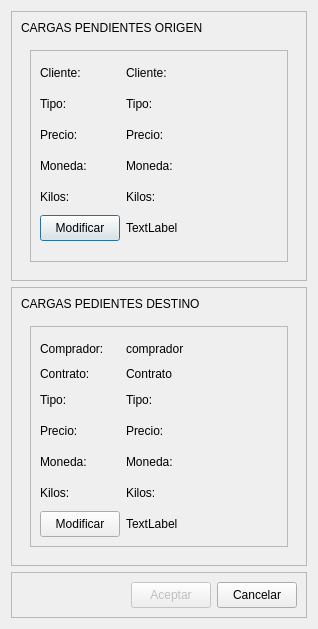
<?xml version="1.0" encoding="UTF-8"?>
<ui version="4.0">
 <class>CalzarCarga</class>
 <widget class="QDialog" name="CalzarCarga">
  <property name="geometry">
   <rect>
    <x>0</x>
    <y>0</y>
    <width>318</width>
    <height>629</height>
   </rect>
  </property>
  <property name="windowTitle">
   <string>Dialog</string>
  </property>
  <layout class="QVBoxLayout" name="verticalLayout">
   <item>
    <widget class="QFrame" name="frame_2">
     <property name="frameShape">
      <enum>QFrame::StyledPanel</enum>
     </property>
     <property name="frameShadow">
      <enum>QFrame::Raised</enum>
     </property>
     <layout class="QVBoxLayout" name="verticalLayout_2">
      <item>
       <widget class="QLabel" name="label">
        <property name="styleSheet">
         <string notr="true">font: 75 12pt &quot;MS Shell Dlg 2&quot;;</string>
        </property>
        <property name="text">
         <string>CARGAS PENDIENTES ORIGEN</string>
        </property>
       </widget>
      </item>
      <item>
       <widget class="QStackedWidget" name="stackedCompras">
        <property name="currentIndex">
         <number>1</number>
        </property>
        <widget class="QWidget" name="page">
         <layout class="QHBoxLayout" name="horizontalLayout_3">
          <item>
           <widget class="QTableView" name="compras">
            <property name="styleSheet">
             <string notr="true">font: 12pt &quot;MS Shell Dlg 2&quot;;</string>
            </property>
           </widget>
          </item>
         </layout>
        </widget>
        <widget class="QWidget" name="page_2">
         <layout class="QVBoxLayout" name="verticalLayout_4">
          <item>
           <widget class="QFrame" name="frame_3">
            <property name="frameShape">
             <enum>QFrame::StyledPanel</enum>
            </property>
            <property name="frameShadow">
             <enum>QFrame::Raised</enum>
            </property>
            <layout class="QFormLayout" name="formLayout_3">
             <item row="0" column="0">
              <widget class="QLabel" name="label_4">
               <property name="minimumSize">
                <size>
                 <width>0</width>
                 <height>25</height>
                </size>
               </property>
               <property name="styleSheet">
                <string notr="true">font: 11pt &quot;MS Shell Dlg 2&quot;;</string>
               </property>
               <property name="text">
                <string>Cliente:</string>
               </property>
              </widget>
             </item>
             <item row="0" column="1">
              <widget class="QLabel" name="cliente">
               <property name="minimumSize">
                <size>
                 <width>0</width>
                 <height>25</height>
                </size>
               </property>
               <property name="styleSheet">
                <string notr="true">font: 11pt &quot;MS Shell Dlg 2&quot;;</string>
               </property>
               <property name="text">
                <string>Cliente:</string>
               </property>
              </widget>
             </item>
             <item row="1" column="0">
              <widget class="QLabel" name="tipo_2">
               <property name="minimumSize">
                <size>
                 <width>0</width>
                 <height>25</height>
                </size>
               </property>
               <property name="styleSheet">
                <string notr="true">font: 11pt &quot;MS Shell Dlg 2&quot;;</string>
               </property>
               <property name="text">
                <string>Tipo:</string>
               </property>
              </widget>
             </item>
             <item row="1" column="1">
              <widget class="QLabel" name="tipo">
               <property name="minimumSize">
                <size>
                 <width>0</width>
                 <height>25</height>
                </size>
               </property>
               <property name="styleSheet">
                <string notr="true">font: 11pt &quot;MS Shell Dlg 2&quot;;</string>
               </property>
               <property name="text">
                <string>Tipo:</string>
               </property>
              </widget>
             </item>
             <item row="2" column="0">
              <widget class="QLabel" name="label_6">
               <property name="minimumSize">
                <size>
                 <width>0</width>
                 <height>25</height>
                </size>
               </property>
               <property name="styleSheet">
                <string notr="true">font: 11pt &quot;MS Shell Dlg 2&quot;;</string>
               </property>
               <property name="text">
                <string>Precio:</string>
               </property>
              </widget>
             </item>
             <item row="2" column="1">
              <widget class="QLabel" name="precio">
               <property name="minimumSize">
                <size>
                 <width>0</width>
                 <height>25</height>
                </size>
               </property>
               <property name="styleSheet">
                <string notr="true">font: 11pt &quot;MS Shell Dlg 2&quot;;</string>
               </property>
               <property name="text">
                <string>Precio:</string>
               </property>
              </widget>
             </item>
             <item row="3" column="0">
              <widget class="QLabel" name="moneda1">
               <property name="minimumSize">
                <size>
                 <width>0</width>
                 <height>25</height>
                </size>
               </property>
               <property name="styleSheet">
                <string notr="true">font: 11pt &quot;MS Shell Dlg 2&quot;;</string>
               </property>
               <property name="text">
                <string>Moneda:</string>
               </property>
              </widget>
             </item>
             <item row="3" column="1">
              <widget class="QLabel" name="moneda">
               <property name="minimumSize">
                <size>
                 <width>0</width>
                 <height>25</height>
                </size>
               </property>
               <property name="styleSheet">
                <string notr="true">font: 11pt &quot;MS Shell Dlg 2&quot;;</string>
               </property>
               <property name="text">
                <string>Moneda:</string>
               </property>
              </widget>
             </item>
             <item row="4" column="0">
              <widget class="QLabel" name="kilos1">
               <property name="minimumSize">
                <size>
                 <width>0</width>
                 <height>25</height>
                </size>
               </property>
               <property name="styleSheet">
                <string notr="true">font: 11pt &quot;MS Shell Dlg 2&quot;;</string>
               </property>
               <property name="text">
                <string>Kilos:</string>
               </property>
              </widget>
             </item>
             <item row="4" column="1">
              <widget class="QLabel" name="kilos">
               <property name="minimumSize">
                <size>
                 <width>0</width>
                 <height>25</height>
                </size>
               </property>
               <property name="styleSheet">
                <string notr="true">font: 11pt &quot;MS Shell Dlg 2&quot;;</string>
               </property>
               <property name="text">
                <string>Kilos:</string>
               </property>
              </widget>
             </item>
             <item row="5" column="0">
              <widget class="QPushButton" name="modificar_compra">
               <property name="minimumSize">
                <size>
                 <width>0</width>
                 <height>26</height>
                </size>
               </property>
               <property name="text">
                <string>Modificar</string>
               </property>
              </widget>
             </item>
             <item row="5" column="1">
              <widget class="QLabel" name="id_cliente">
               <property name="text">
                <string>TextLabel</string>
               </property>
              </widget>
             </item>
            </layout>
           </widget>
          </item>
         </layout>
        </widget>
       </widget>
      </item>
     </layout>
    </widget>
   </item>
   <item>
    <widget class="QFrame" name="frame">
     <property name="frameShape">
      <enum>QFrame::StyledPanel</enum>
     </property>
     <property name="frameShadow">
      <enum>QFrame::Raised</enum>
     </property>
     <layout class="QVBoxLayout" name="verticalLayout_3">
      <item>
       <widget class="QLabel" name="label_2">
        <property name="styleSheet">
         <string notr="true">font: 75 12pt &quot;MS Shell Dlg 2&quot;;</string>
        </property>
        <property name="text">
         <string>CARGAS PEDIENTES DESTINO</string>
        </property>
       </widget>
      </item>
      <item>
       <widget class="QStackedWidget" name="stackedVentas">
        <property name="currentIndex">
         <number>1</number>
        </property>
        <widget class="QWidget" name="page_3">
         <layout class="QHBoxLayout" name="horizontalLayout_2">
          <item>
           <widget class="QTableView" name="ventas">
            <property name="styleSheet">
             <string notr="true">font: 12pt &quot;MS Shell Dlg 2&quot;;</string>
            </property>
           </widget>
          </item>
         </layout>
        </widget>
        <widget class="QWidget" name="page_4">
         <layout class="QVBoxLayout" name="verticalLayout_5">
          <item>
           <widget class="QFrame" name="frame_4">
            <property name="frameShape">
             <enum>QFrame::StyledPanel</enum>
            </property>
            <property name="frameShadow">
             <enum>QFrame::Raised</enum>
            </property>
            <layout class="QFormLayout" name="formLayout_2">
             <item row="0" column="0">
              <widget class="QLabel" name="label_5">
               <property name="minimumSize">
                <size>
                 <width>0</width>
                 <height>25</height>
                </size>
               </property>
               <property name="styleSheet">
                <string notr="true">font: 11pt &quot;MS Shell Dlg 2&quot;;</string>
               </property>
               <property name="text">
                <string>Comprador:</string>
               </property>
              </widget>
             </item>
             <item row="0" column="1">
              <widget class="QLabel" name="comprador">
               <property name="minimumSize">
                <size>
                 <width>0</width>
                 <height>25</height>
                </size>
               </property>
               <property name="styleSheet">
                <string notr="true">font: 11pt &quot;MS Shell Dlg 2&quot;;</string>
               </property>
               <property name="text">
                <string>comprador</string>
               </property>
              </widget>
             </item>
             <item row="1" column="0">
              <widget class="QLabel" name="label_9">
               <property name="styleSheet">
                <string notr="true">font: 11pt &quot;MS Shell Dlg 2&quot;;</string>
               </property>
               <property name="text">
                <string>Contrato:</string>
               </property>
              </widget>
             </item>
             <item row="1" column="1">
              <widget class="QLabel" name="contrato">
               <property name="styleSheet">
                <string notr="true">font: 11pt &quot;MS Shell Dlg 2&quot;;</string>
               </property>
               <property name="text">
                <string>Contrato</string>
               </property>
              </widget>
             </item>
             <item row="2" column="0">
              <widget class="QLabel" name="tipo_3">
               <property name="minimumSize">
                <size>
                 <width>0</width>
                 <height>25</height>
                </size>
               </property>
               <property name="styleSheet">
                <string notr="true">font: 11pt &quot;MS Shell Dlg 2&quot;;</string>
               </property>
               <property name="text">
                <string>Tipo:</string>
               </property>
              </widget>
             </item>
             <item row="2" column="1">
              <widget class="QLabel" name="tipo1">
               <property name="minimumSize">
                <size>
                 <width>0</width>
                 <height>25</height>
                </size>
               </property>
               <property name="styleSheet">
                <string notr="true">font: 11pt &quot;MS Shell Dlg 2&quot;;</string>
               </property>
               <property name="text">
                <string>Tipo:</string>
               </property>
              </widget>
             </item>
             <item row="3" column="0">
              <widget class="QLabel" name="label_7">
               <property name="minimumSize">
                <size>
                 <width>0</width>
                 <height>25</height>
                </size>
               </property>
               <property name="styleSheet">
                <string notr="true">font: 11pt &quot;MS Shell Dlg 2&quot;;</string>
               </property>
               <property name="text">
                <string>Precio:</string>
               </property>
              </widget>
             </item>
             <item row="3" column="1">
              <widget class="QLabel" name="precio_2">
               <property name="minimumSize">
                <size>
                 <width>0</width>
                 <height>25</height>
                </size>
               </property>
               <property name="styleSheet">
                <string notr="true">font: 11pt &quot;MS Shell Dlg 2&quot;;</string>
               </property>
               <property name="text">
                <string>Precio:</string>
               </property>
              </widget>
             </item>
             <item row="4" column="0">
              <widget class="QLabel" name="moneda1_2">
               <property name="minimumSize">
                <size>
                 <width>0</width>
                 <height>25</height>
                </size>
               </property>
               <property name="styleSheet">
                <string notr="true">font: 11pt &quot;MS Shell Dlg 2&quot;;</string>
               </property>
               <property name="text">
                <string>Moneda:</string>
               </property>
              </widget>
             </item>
             <item row="4" column="1">
              <widget class="QLabel" name="moneda_2">
               <property name="minimumSize">
                <size>
                 <width>0</width>
                 <height>25</height>
                </size>
               </property>
               <property name="styleSheet">
                <string notr="true">font: 11pt &quot;MS Shell Dlg 2&quot;;</string>
               </property>
               <property name="text">
                <string>Moneda:</string>
               </property>
              </widget>
             </item>
             <item row="5" column="0">
              <widget class="QLabel" name="kilos1_2">
               <property name="minimumSize">
                <size>
                 <width>0</width>
                 <height>25</height>
                </size>
               </property>
               <property name="styleSheet">
                <string notr="true">font: 11pt &quot;MS Shell Dlg 2&quot;;</string>
               </property>
               <property name="text">
                <string>Kilos:</string>
               </property>
              </widget>
             </item>
             <item row="5" column="1">
              <widget class="QLabel" name="kilos_2">
               <property name="minimumSize">
                <size>
                 <width>0</width>
                 <height>25</height>
                </size>
               </property>
               <property name="styleSheet">
                <string notr="true">font: 11pt &quot;MS Shell Dlg 2&quot;;</string>
               </property>
               <property name="text">
                <string>Kilos:</string>
               </property>
              </widget>
             </item>
             <item row="6" column="0">
              <widget class="QPushButton" name="modificar_compra_2">
               <property name="minimumSize">
                <size>
                 <width>0</width>
                 <height>26</height>
                </size>
               </property>
               <property name="text">
                <string>Modificar</string>
               </property>
              </widget>
             </item>
             <item row="6" column="1">
              <widget class="QLabel" name="comprador_id">
               <property name="text">
                <string>TextLabel</string>
               </property>
              </widget>
             </item>
            </layout>
           </widget>
          </item>
         </layout>
        </widget>
       </widget>
      </item>
     </layout>
    </widget>
   </item>
   <item>
    <widget class="QFrame" name="frame_5">
     <property name="frameShape">
      <enum>QFrame::StyledPanel</enum>
     </property>
     <property name="frameShadow">
      <enum>QFrame::Raised</enum>
     </property>
     <layout class="QHBoxLayout" name="horizontalLayout">
      <item>
       <spacer name="horizontalSpacer">
        <property name="orientation">
         <enum>Qt::Horizontal</enum>
        </property>
        <property name="sizeHint" stdset="0">
         <size>
          <width>40</width>
          <height>20</height>
         </size>
        </property>
       </spacer>
      </item>
      <item>
       <widget class="QPushButton" name="aceptar">
        <property name="enabled">
         <bool>false</bool>
        </property>
        <property name="minimumSize">
         <size>
          <width>80</width>
          <height>26</height>
         </size>
        </property>
        <property name="maximumSize">
         <size>
          <width>80</width>
          <height>16777215</height>
         </size>
        </property>
        <property name="styleSheet">
         <string notr="true">font: 12pt &quot;MS Shell Dlg 2&quot;;</string>
        </property>
        <property name="text">
         <string>Aceptar</string>
        </property>
       </widget>
      </item>
      <item>
       <widget class="QPushButton" name="cancelar">
        <property name="minimumSize">
         <size>
          <width>80</width>
          <height>26</height>
         </size>
        </property>
        <property name="maximumSize">
         <size>
          <width>80</width>
          <height>16777215</height>
         </size>
        </property>
        <property name="styleSheet">
         <string notr="true">font: 12pt &quot;MS Shell Dlg 2&quot;;</string>
        </property>
        <property name="text">
         <string>Cancelar</string>
        </property>
       </widget>
      </item>
     </layout>
    </widget>
   </item>
  </layout>
 </widget>
 <resources/>
 <connections/>
</ui>
